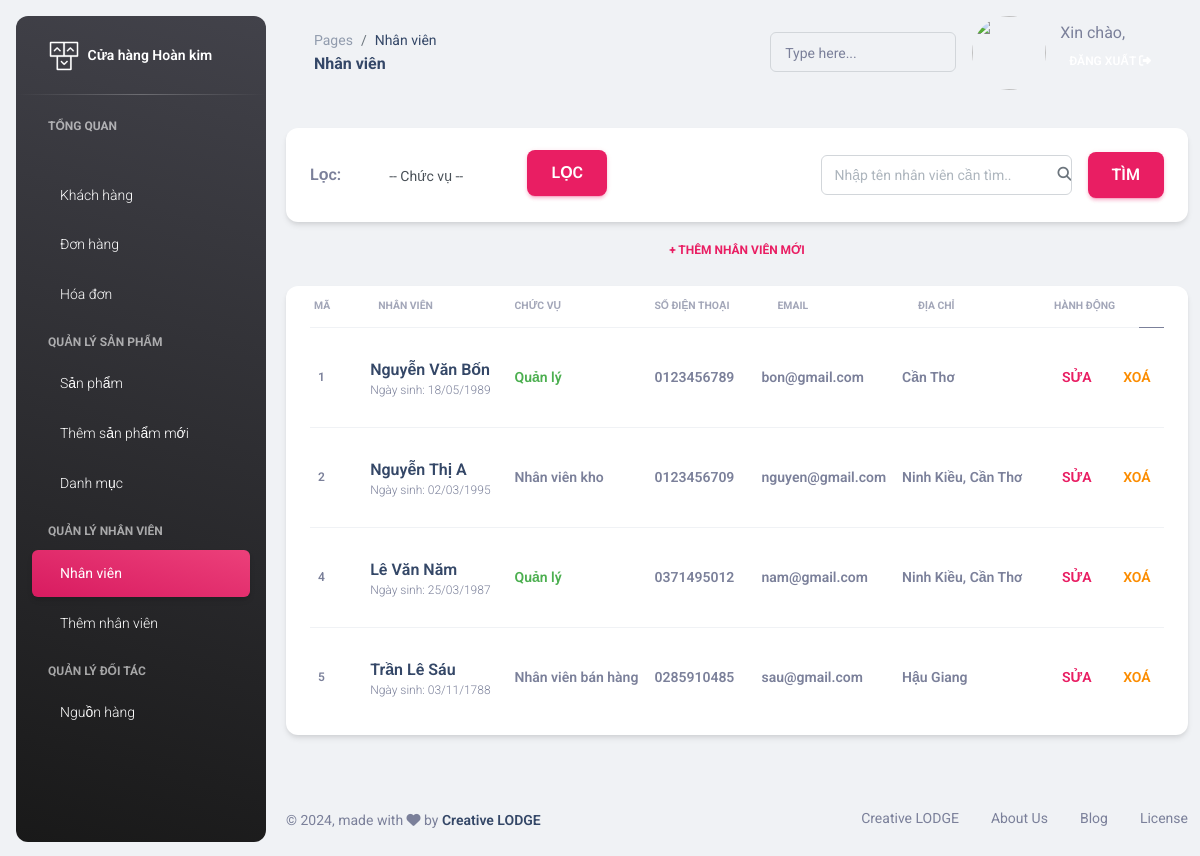
Screenshot of /admin/staffs.php with the database file from the repository.
### tables this page shows
CREATE TABLE `nhanvien` (
  `Ma_NV` int(11) NOT NULL,
  `Ma_BP` int(11) NOT NULL,
  `Ten_NV` varchar(50) NOT NULL,
  `NgaySinh_NV` date NOT NULL,
  `Sdt_NV` char(10) NOT NULL,
  `DiaChi_NV` varchar(255) NOT NULL,
  `MatKhau_NV` varchar(32) DEFAULT NULL,
  `Email_NV` varchar(150) DEFAULT NULL
);

### admin/staffs.php (the view, shortened to what this page needs)
<!DOCTYPE html>
<html lang="en">
<?php include "head.php"; ?>
<body class="g-sidenav-show  bg-gray-200">
<?php
    require 'aside.php';
  ?>
  <main class="main-content position-relative max-height-vh-100 h-100 border-radius-lg ">
    <nav class="navbar navbar-main navbar-expand-lg px-0 mx-4 shadow-none border-radius-xl" id="navbarBlur" data-scroll="true">
			<div class="container-fluid py-1 px-3">
        <nav aria-label="breadcrumb">
          <ol class="breadcrumb bg-transparent mb-0 pb-0 pt-1 px-0 me-sm-6 me-5">
            <li class="breadcrumb-item text-sm"><a class="opacity-5 text-dark" href="javascript:;">Pages</a></li>
            <li class="breadcrumb-item text-sm text-dark active" aria-current="page">Nhân viên</li>
          </ol>
          <h6 class="font-weight-bolder mb-0">Nhân viên</h6>
        </nav>
        <div class="collapse navbar-collapse mt-sm-0 mt-2 me-md-0 me-sm-4" id="navbar">
          <div class="ms-md-auto pe-md-3 d-flex align-items-center">
            <div class="input-group input-group-outline">
              <label class="form-label">Type here...</label>
              <input type="text" class="form-control">
            </div>
          </div>
          <ul class="navbar-nav  justify-content-end">
					<li class="nav-item d-flex align-items-center mb-4 me-4">
          <div class="icon icon-shape text-center rounded-circle">
    <img src="../assets/img/a.jpg" class="rounded-circle avatar avatar-xl">
</div>
            </li>
            <li class="nav-item d-flex align-items-center mt-sm-1 ms-3">
             <nav class=" mt-sm-1" aria-label="breadcrumb">
                <h7 class="text-maroon text mb-0">Xin chào,</h7>
                <a href="log_out.php" class="btn btn-outline-light text-white font-weight-bold px-2 mt-n1 py-1">
                  <i class="fas fa-sign-out-alt "></i>
                </a>
              </nav>
            </li>
          </ul>
        </div>
      </div>
    </nav>
    <div class="container-fluid py-4">
				<?php
					require 'connect.php';
				?>
      <div class="row">
        <div class="col-12">
          <div class="card mb-4">
            <div class="row px-2 bg-dark-light bg-gray">
              <form action="#" method="get">
                <div class="px-3 col-12 pb-2 d-flex align-items-center">
                  <div class="col-1 mt-2 font-weight-bold d-flex align-items-center">
                    Lọc:
                  </div>
                  <div class="px-2 mt-n3 col-2 font-weight-bold">
                    <br>
                    <select class="form-control form-control-md" name="source" id="source">
                      <option value="" selected disabled hidden>-- Chức vụ --</option>
                    </select>
                  </div>
                  <div class="px-1 mt-1 col-1 font-weight-bold body">
                    <button type="submit" class="btn btn-primary text-white font-weight-bold text-md ms-0 mt-3">
                      Lọc
                    </button>
                  </div>
                  <div class="col-5 mt-2 d-flex align-items-center justify-content-end">
                    <div class="input-group input-group-outline w-70 me-3">
                      <span class="input-group-text text-body"><i class="fas fa-search" aria-hidden="true"></i></span>
                      <input  type="text" name="timkiem" class="form-control" placeholder="Nhập tên nhân viên cần tìm..">
                    </div>
                    <button type="submit" class="btn btn-primary text-white font-weight-bold text-md ms-0 mt-3">
                      Tìm
                    </button>
                  </div>
                </div>
              </form>
            </div>
          </div>
        </div>
        <a href="add_staffs.php" class="btn btn-link text-red text-uppercase mt-n3">+ Thêm nhân viên mới</a>
      </div>
        <?php
          $sql = "SELECT * FROM nhanvien";
        ?>
              <div class="row">
                <div class="col-12">
                  <div class="card mb-4">
                    <div class="card-body px-4 pt-0 pb-2">
                      <div class="table-responsive p-0">
                        <table class="table align-items-center mb-0">
                          <thead>
                            <tr>
                            <th class="text-uppercase text-secondary text-xxs font-weight-bolder opacity-7 ps-1">Mã</th>
                              <th class="text-uppercase text-secondary text-xxs font-weight-bolder opacity-7">Nhân viên</th>
                              <th class="text-uppercase text-secondary text-xxs font-weight-bolder opacity-7 ps-2">Chức vụ</th>
                              <th class="text-uppercase text-secondary text-xxs font-weight-bolder opacity-7 ps-2">Số điện thoại</th>
                              <th class="text-uppercase text-secondary text-xxs font-weight-bolder opacity-7">Email</th>
                              <th class="text-uppercase text-secondary text-xxs font-weight-bolder opacity-7">Địa chỉ</th>
                              <th class="text-uppercase text-secondary text-xxs font-weight-bolder opacity-7">Hành động</th>
                            </tr>
                          </thead>
                          <tbody>
                            <?php
                              $result = $conn->query($sql);
                              if ($result->num_rows > 0) {
                                $result = $conn->query($sql);
                                $result_all = $result -> fetch_all(MYSQLI_ASSOC);
                                foreach ($result_all as $row) {
                                  ?>
                                  <tr class="height-100">
                                     <td>
                                      <p class="text-xs font-weight-bold mb-0"><?php echo $row["Ma_NV"]; ?></p>
                                    </td>
                                    <td class="w-30" >
                                      <div class="d-flex px-2 py-1">
                                        <div class="d-flex flex-column justify-content-center">
                                          <h6 class="mb-0 text-md"><?php echo $row["Ten_NV"]; ?></h6>
                                          <p class='text-xs text-secondary mb-0'>Ngày sinh: <?php echo date('d/m/Y', strtotime($row["NgaySinh_NV"])); ?></p>
                                        </div>
                                      </div>
                                    </td>
                                    <td>
                                        <?php
                                            if($row["Ma_BP"] == "1") {
                                              ?>
                                                <p class="text-sm font-weight-bold mb-0">Nhân viên bán hàng</p>
                                              <?php
                                            } else if($row["Ma_BP"] == 2) {
                                              ?>
                                                <p class="text-sm font-weight-bold mb-0 text-success">Quản lý</p>
                                              <?php
                                            } else if($row["Ma_BP"] == 3) {
                                              ?>
                                                <p class="text-sm font-weight-bold mb-0">Nhân viên kho</p>
                                              <?php
                                            }
                                          ?>
                                      </td>
                                      <td>
                                        <p class="text-sm font-weight-bold mb-0"><?php echo $row["Sdt_NV"]; ?></p>
                                      </td>
                                      <td>
                                        <p class="text-sm font-weight-bold mb-0"><?php echo $row["Email_NV"]; ?></p>
                                      </td>
                                      <td>
                                        <p class="text-sm font-weight-bold mb-0"><?php echo $row["DiaChi_NV"]; ?></p>
                                      </td>
                                      <td class="align-middle">
                                      <form method="post" action="edit_staffs.php">
                                          <button onclick="this.form.submit()" class="mt-3 btn btn-link text-primary font-weight-bold text-sm">
                                            Sửa
                                          </button>
                                        </form>
                                      </td>
                                      <td class="align-middle">
                                        <form method="post" action="del_staffs.php">
                                          <?php
                                            if($row["Ma_NV"] == $_SESSION["nvid"]) {
                                              ?>
                                                <a class="mt-3 ms-n4 text-secondary font-weight-bold text-sm">
                                                  Xoá
                                                </a>
                                              <?php
                                            } else {
                                              ?>
                                                <button onclick="this.form.submit()" class="mt-3 ms-n5 btn btn-link text-warning text-secondary font-weight-bold text-sm">
                                                  Xoá
                                                </button>
                                              <?php
                                            }
                                          ?>
                                        </form>
                                      </td>
                                  </tr>
                                  <?php
                                }
                              }
                            ?>
                          </tbody>
                        </table>
                      </div>
                    </div>
                  </div>
                </div>
              </div>
      </div>
		<footer class="footer py-4  ">
        <div class="container-fluid">
          <div class="row align-items-center justify-content-lg-between">
            <div class="col-lg-6 mb-lg-0 mb-4">
              <div class="copyright text-center text-sm text-muted text-lg-start">
                © ,
                made with <i class="fa fa-heart"></i> by
                <a href="https://www.creative-tim.com" class="font-weight-bold" target="_blank">Creative LODGE</a>
              </div>
            </div>
            <div class="col-lg-6">
              <ul class="nav nav-footer justify-content-center justify-content-lg-end">
                <li class="nav-item">
                  <a href="https://www.creative-tim.com" class="nav-link text-muted" target="_blank">Creative LODGE</a>
                </li>
                <li class="nav-item">
                  <a href="https://www.creative-tim.com/presentation" class="nav-link text-muted" target="_blank">About Us</a>
                </li>
                <li class="nav-item">
                  <a href="https://www.creative-tim.com/blog" class="nav-link text-muted" target="_blank">Blog</a>
                </li>
                <li class="nav-item">
                  <a href="https://www.creative-tim.com/license" class="nav-link pe-0 text-muted" target="_blank">License</a>
                </li>
              </ul>
            </div>
          </div>
        </div>
      </footer>
	</main>
</body>
</html>

### assets/css/nucleo-svg.css (style rules this page uses)
.icon { display: inline-block; color: #111111; height: 1em; width: 1em; }
.icon { fill: currentColor; stroke: none; }

### rows the page displays
nhanvien: Ma_NV "1", Ten_NV "Nguyễn Văn Bốn", NgaySinh_NV "18/05/1989", shows "Quản lý", Sdt_NV "0123456789", Email_NV "bon@gmail.com", DiaChi_NV "Cần Thơ", shows "XOÁ"
nhanvien: Ma_NV "2", Ten_NV "Nguyễn Thị A", NgaySinh_NV "02/03/1995", shows "Nhân viên kho", Sdt_NV "0123456709", Email_NV "nguyen@gmail.com", DiaChi_NV "Ninh Kiều, Cần Thơ", shows "XOÁ"
nhanvien: Ma_NV "4", Ten_NV "Lê Văn Năm", NgaySinh_NV "25/03/1987", shows "Quản lý", Sdt_NV "0371495012", Email_NV "nam@gmail.com", DiaChi_NV "Ninh Kiều, Cần Thơ", shows "XOÁ"
nhanvien: Ma_NV "5", Ten_NV "Trần Lê Sáu", NgaySinh_NV "03/11/1788", shows "Nhân viên bán hàng", Sdt_NV "0285910485", Email_NV "sau@gmail.com", DiaChi_NV "Hậu Giang", shows "XOÁ"
